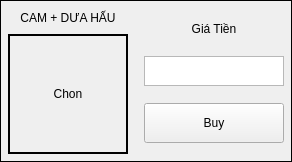
                 <widget class="QFrame" name="frame_6">
                  <property name="frameShape">
                   <enum>QFrame::Box</enum>
                  </property>
                  <layout class="QHBoxLayout" name="horizontalLayout_4">
                   <property name="leftMargin">
                    <number>2</number>
                   </property>
                   <property name="topMargin">
                    <number>2</number>
                   </property>
                   <property name="rightMargin">
                    <number>2</number>
                   </property>
                   <property name="bottomMargin">
                    <number>2</number>
                   </property>
                   <item>
                    <widget class="QFrame" name="frame_7">
                     <property name="sizePolicy">
                      <sizepolicy hsizetype="Expanding" vsizetype="Preferred">
                       <horstretch>0</horstretch>
                       <verstretch>0</verstretch>
                      </sizepolicy>
                     </property>
                     <property name="frameShape">
                      <enum>QFrame::NoFrame</enum>
                     </property>
                     <layout class="QVBoxLayout" name="verticalLayout_8">
                      <property name="leftMargin">
                       <number>5</number>
                      </property>
                      <property name="topMargin">
                       <number>5</number>
                      </property>
                      <property name="rightMargin">
                       <number>5</number>
                      </property>
                      <property name="bottomMargin">
                       <number>5</number>
                      </property>
                      <item>
                       <widget class="QLabel" name="nameID8">
                        <property name="sizePolicy">
                         <sizepolicy hsizetype="Expanding" vsizetype="Maximum">
                          <horstretch>0</horstretch>
                          <verstretch>0</verstretch>
                         </sizepolicy>
                        </property>
                        <property name="minimumSize">
                         <size>
                          <width>20</width>
                          <height>20</height>
                         </size>
                        </property>
                        <property name="maximumSize">
                         <size>
                          <width>5000</width>
                          <height>60</height>
                         </size>
                        </property>
                        <property name="frameShape">
                         <enum>QFrame::Box</enum>
                        </property>
                        <property name="lineWidth">
                         <number>0</number>
                        </property>
                        <property name="text">
                         <string>CAM + DƯA HẤU</string>
                        </property>
                        <property name="alignment">
                         <set>Qt::AlignCenter</set>
                        </property>
                       </widget>
                      </item>
                      <item>
                       <widget class="QLabel" name="imageID8">
                        <property name="sizePolicy">
                         <sizepolicy hsizetype="Expanding" vsizetype="Maximum">
                          <horstretch>0</horstretch>
                          <verstretch>0</verstretch>
                         </sizepolicy>
                        </property>
                        <property name="minimumSize">
                         <size>
                          <width>120</width>
                          <height>120</height>
                         </size>
                        </property>
                        <property name="maximumSize">
                         <size>
                          <width>5000</width>
                          <height>250</height>
                         </size>
                        </property>
                        <property name="frameShape">
                         <enum>QFrame::Box</enum>
                        </property>
                        <property name="lineWidth">
                         <number>2</number>
                        </property>
                        <property name="text">
                         <string>Chon</string>
                        </property>
                        <property name="alignment">
                         <set>Qt::AlignCenter</set>
                        </property>
                       </widget>
                      </item>
                     </layout>
                    </widget>
                   </item>
                   <item>
                    <widget class="QFrame" name="frame_3">
                     <property name="maximumSize">
                      <size>
                       <width>150</width>
                       <height>16777215</height>
                      </size>
                     </property>
                     <layout class="QVBoxLayout" name="verticalLayout_20">
                      <property name="leftMargin">
                       <number>5</number>
                      </property>
                      <property name="topMargin">
                       <number>5</number>
                      </property>
                      <property name="rightMargin">
                       <number>5</number>
                      </property>
                      <property name="bottomMargin">
                       <number>5</number>
                      </property>
                      <item>
                       <widget class="QLabel" name="imageAc_7">
                        <property name="sizePolicy">
                         <sizepolicy hsizetype="Maximum" vsizetype="Maximum">
                          <horstretch>0</horstretch>
                          <verstretch>0</verstretch>
                         </sizepolicy>
                        </property>
                        <property name="minimumSize">
                         <size>
                          <width>20</width>
                          <height>20</height>
                         </size>
                        </property>
                        <property name="maximumSize">
                         <size>
                          <width>150</width>
                          <height>20</height>
                         </size>
                        </property>
                        <property name="frameShape">
                         <enum>QFrame::Box</enum>
                        </property>
                        <property name="lineWidth">
                         <number>0</number>
                        </property>
                        <property name="text">
                         <string>Giá Tiền</string>
                        </property>
                        <property name="alignment">
                         <set>Qt::AlignCenter</set>
                        </property>
                       </widget>
                      </item>
                      <item>
                       <widget class="QTextEdit" name="totalCoinID8">
                        <property name="maximumSize">
                         <size>
                          <width>500</width>
                          <height>30</height>
                         </size>
                        </property>
                        <property name="readOnly">
                         <bool>true</bool>
                        </property>
                       </widget>
                      </item>
                      <item>
                       <widget class="QPushButton" name="btnBuyID8">
                        <property name="sizePolicy">
                         <sizepolicy hsizetype="Expanding" vsizetype="Fixed">
                          <horstretch>0</horstretch>
                          <verstretch>0</verstretch>
                         </sizepolicy>
                        </property>
                        <property name="minimumSize">
                         <size>
                          <width>0</width>
                          <height>40</height>
                         </size>
                        </property>
                        <property name="text">
                         <string>Buy</string>
                        </property>
                        <property name="ID" stdset="0">
                         <number>8</number>
                        </property>
                        <attribute name="buttonGroup">
                         <string notr="true">buy_buttonGroup</string>
                        </attribute>
                       </widget>
                      </item>
                     </layout>
                    </widget>
                   </item>
                  </layout>
                 </widget>
